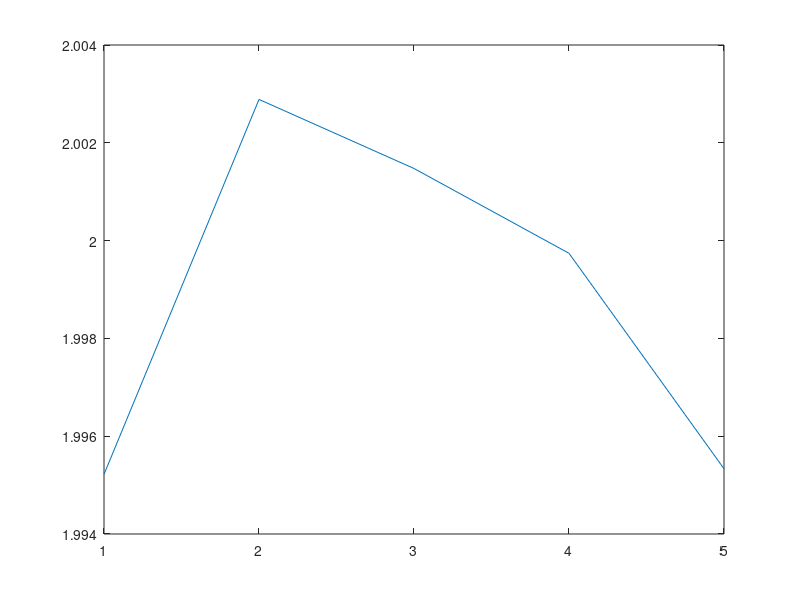

The MATLAB source for this figure:
%% Maximum likelihood estimation
%% Part 1
% Part 1: Generate random draws from both of the exponential and Rayleigh 
% random variables. You can use the EXPRND and RAYRND functions in MATLAB 
% for this. Implement your ML estimators in MATLAB and plot the MSE with 
% respect to # of observations. On separate plots, plot the bias and the 
% variance of your estimators, with respect to the # of observations. Do 
% this for a couple of values of l.
clearvars
close all
mse = @(x1,x2) (x1-x2).^2;
M = 1e4;
N = 5;
%% For Exponential


l = 4;
mse_exp = zeros(1,N);
for i = 1:N
    X_exp = exprnd(1/l, M, i); % What should mu be?
    l_hat = i/mean(sum(X_exp, 2));
    mse_exp(i) = l_hat;
    %mse_ray(i) = mmse(sqrt(s_hat), B);
end
mse_exp
plot(1:N,mse_exp)

%% For Rayleight 
X_exp = exprnd(1, 1, M); % What should mu be?

B = 2;
mse_ray = zeros(1,N);
for i = 1:N
    X_ray = raylrnd(B, M, i); % What should B be?
    s_hat = mean(sum(X_ray.^2, 2))/(2*i);
    mse_ray(i) = sqrt(s_hat);
    %mse_ray(i) = mmse(sqrt(s_hat), B);
end
mse_ray
plot(1:N,mse_ray)

